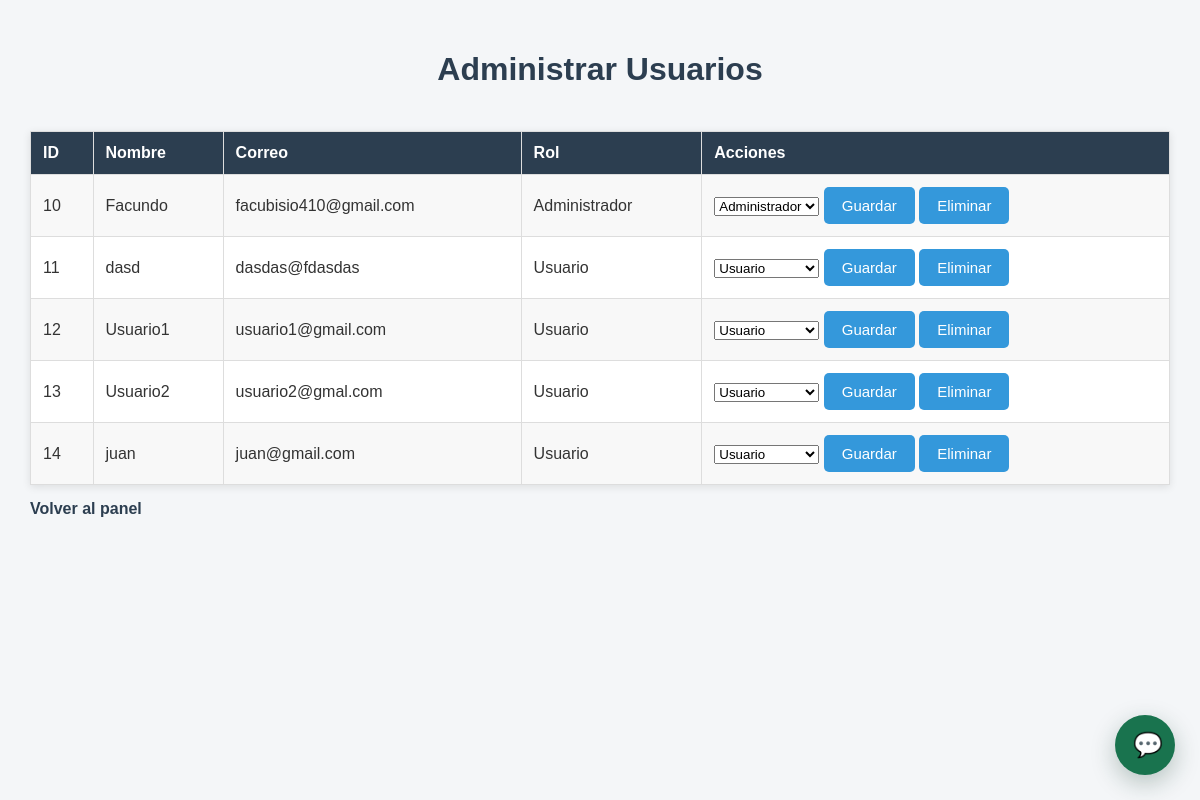
/pages/admin/usuarios.php (signed in), run on the app's committed database.
### tables this page shows
CREATE TABLE `usuario` (
  `ID_USUARIO` int(11) NOT NULL,
  `ID_ROL` int(11) NOT NULL,
  `NOMBRE` varchar(100) NOT NULL,
  `CONTRASENA` varchar(255) NOT NULL,
  `CORREO` varchar(150) NOT NULL
);

CREATE TABLE `rol` (
  `ID_ROL` int(11) NOT NULL,
  `NOMBRE` varchar(50) NOT NULL
);

### pages/admin/usuarios.php (the view, shortened to what this page needs)
<?php
require_once("../../conexion.php");
$sql = "SELECT usuario.id_usuario,
               usuario.nombre,
               usuario.correo,
               rol.nombre AS rol
        FROM usuario
        INNER JOIN rol
        ON usuario.id_rol = rol.id_rol
        ORDER BY usuario.id_usuario";
$resultado = $conexion->query($sql);
?>
<!DOCTYPE html>
<html lang="es">
<head>
<link rel="stylesheet" href="../../assets/css/admin.css">
</head>
<body>
<h1>Administrar Usuarios</h1>
<br>
<table>
<tr>
<th>ID</th>
<th>Nombre</th>
<th>Correo</th>
<th>Rol</th>
<th>Acciones</th>
</tr>
<?php while($fila = $resultado->fetch_assoc()) { ?>
<tr>
<td><?= $fila["id_usuario"] ?></td>
<td><?= htmlspecialchars($fila["nombre"]) ?></td>
<td><?= htmlspecialchars($fila["correo"]) ?></td>
<td><?= htmlspecialchars($fila["rol"]) ?></td>
<td>
<form action="cambiar_rol.php" method="POST">
    <select name="id_rol">
        <option value="1" <?= $fila["rol"] == "Administrador" ? "selected" : "" ?>>
            Administrador
        </option>
        <option value="3" <?= $fila["rol"] == "Usuario" ? "selected" : "" ?>>
            Usuario
        </option>
    </select>
    <button type="submit">
        Guardar
    </button>
    <a
href="eliminar_usuario.php?id=<?= $fila["id_usuario"] ?>"
onclick="return confirm('¿Seguro que quieres eliminar este usuario?')"
>
<button type="button">
Eliminar
</button>
</a>
</form>
</td>
</tr>
<?php } ?>
</table>
<a href="panel.php">
    Volver al panel
</a>
<?php include("../../includes/chat-widget.php"); ?>
</body>
</html>

### assets/css/admin.css (style rules this page uses)
body { font-family: Arial, sans-serif; background-color: #f4f6f8; color: #333; margin: 0; padding: 30px; }
h1 { text-align: center; color: #2c3e50; margin-bottom: 25px; }
button { background-color: #3498db; color: white; border: none; padding: 10px 18px; border-radius: 5px; cursor: pointer; font-size: 15px; }
table { width: 100%; border-collapse: collapse; background-color: white; box-shadow: 0 2px 8px rgba(0, 0, 0, 0.1); }
th, td { padding: 12px; border: 1px solid #ddd; text-align: left; }
th { background-color: #2c3e50; color: white; }
tr:nth-child(even) { background-color: #f8f8f8; }
a { color: #3498db; text-decoration: none; }
a[href*="eliminar"] { color: #e74c3c; }
a[href*="panel"] { display: inline-block; margin-top: 15px; color: #2c3e50; font-weight: bold; }

### data on the page
usuario: ID_USUARIO "10", NOMBRE "Facundo", CORREO "facubisio410@gmail.com", ID_ROL.NOMBRE "Administrador"
usuario: ID_USUARIO "11", NOMBRE "dasd", CORREO "dasdas@fdasdas", ID_ROL.NOMBRE "Usuario"
usuario: ID_USUARIO "12", NOMBRE "Usuario1", CORREO "usuario1@gmail.com", ID_ROL.NOMBRE "Usuario"
usuario: ID_USUARIO "13", NOMBRE "Usuario2", CORREO "usuario2@gmal.com", ID_ROL.NOMBRE "Usuario"
usuario: ID_USUARIO "14", NOMBRE "juan", CORREO "juan@gmail.com", ID_ROL.NOMBRE "Usuario"
